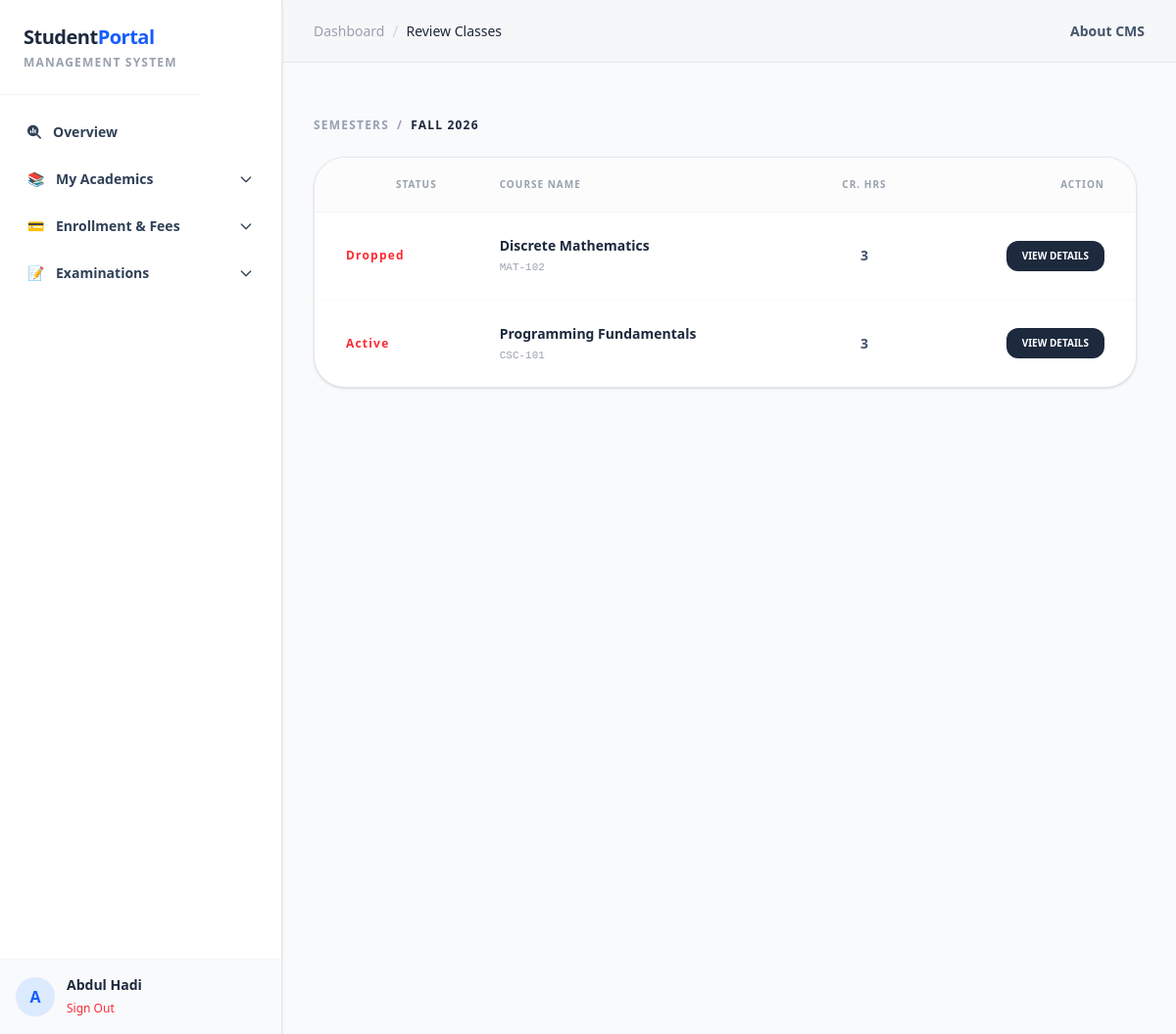
The app's page /student/dashboard/academics/review_classes/semester/1 (signed in) with its own data.
### apps/accounts/models.py (models this page shows, shortened)
class CustomUser(AbstractUser):
    phone = models.CharField(max_length=30,unique=True,null=True, blank=True)
    birth_date = models.DateField(null=True,blank=True)

### apps/academics/models.py (models this page shows, shortened)
class Semester(models.Model):
    session_choices = (
        ('Fall','Fall'),
        ('Spring','Spring')
    )
    session = models.CharField(max_length=30, choices=session_choices)
    start_date = models.DateField()
    end_date = models.DateField()
    add_course_deadline = models.DateField(null=True, blank=True)
    drop_course_deadline = models.DateField(null=True, blank=True)
    fee_payment_deadline = models.DateField(null=True, blank=True)
    voucher_validity_days = models.PositiveSmallIntegerField(default=7)
    max_credit_hours = models.PositiveSmallIntegerField(null=True, blank=True)
    is_datesheet_published = models.BooleanField(default=False)
    is_admit_card_published = models.BooleanField(default=False)
    grading_deadline = models.DateTimeField(null=True, blank=True) # deadline for grades to be locked for the semester
    @property
    def get_sem(self):
        return f"{self.session} {self.start_date.year}"

class Enrollment(models.Model):
    status_choices = (
        ('active','Active'),
        ('dropped','Dropped (Before Deadline)'),
        ('withdrawn','Withdrawn (After Deadline)'),
    )
    student = models.ForeignKey('accounts.Student',related_name='enrollments',on_delete=models.CASCADE)
    course_by_section = models.ForeignKey(CourseBySection,related_name='enrollments',on_delete=models.CASCADE)
    semester = models.ForeignKey(Semester, related_name='enrollments',on_delete=models.CASCADE)
    enrolled_at = models.DateField(auto_now_add=True)
    status = models.CharField(max_length=30, choices=status_choices, default='active')
    fee_amount = models.DecimalField(max_digits=10, decimal_places=2)
    exam_fee = models.DecimalField(max_digits=10, decimal_places=2)
    class Meta:
        constraints = [
            models.UniqueConstraint(
                fields=['student', 'course_by_section','semester'],
                condition=Q(status='active'),
                name='unique_active_enrollment'
            )
        ]

class CourseBySection(models.Model):
    course = models.ForeignKey(Course, related_name='sections',on_delete=models.CASCADE)
    section = models.ForeignKey(Section, related_name='courses', on_delete=models.CASCADE)
    course_code_by_section = models.PositiveSmallIntegerField()
    created_at = models.DateField(auto_now_add=True)
    no_of_enrolled_students = models.PositiveSmallIntegerField(default=0)
    semester = models.ForeignKey(Semester, related_name='courby_section', on_delete=models.PROTECT)
    class Meta:
        unique_together = ('course','section')

class Course(models.Model):
    COURSE_TYPE_CHOICES = (
        ('Lab','Lab'),
        ('Theory','Theory')
    )
    CATEGORY_CHOICES = [
        ('PROG', 'Programming'),
        ('MATH', 'Mathematics'),
        ('THEO', 'Theory'),
        ('SOFT', 'Software Engineering'),
        ('GEN', 'General Education'),
    ]
    name = models.CharField(max_length=55)
    credit_hours = models.PositiveSmallIntegerField()
    created_at = models.DateTimeField(auto_now_add=True)
    course_code = models.CharField(max_length=10,unique=True)
    course_type = models.CharField(max_length=10, choices=COURSE_TYPE_CHOICES, default='Theory')
    category = models.CharField(max_length=20, choices=CATEGORY_CHOICES, default='GEN')

### apps/academics/views/student_views.py (the view)
# urls.py: path('dashboard/academics/review_classes/semester/<int:semester_id>',student_course_by_semester_page_view,name='semester_details'),
@student_only
@login_required
def student_course_by_semester_page_view(request, semester_id):
    semester = get_object_or_404(Semester, id=semester_id )
    assignments = semester.assignments.filter(course_by_section__enrollments__student= request.user.student_profile).distinct()
    enrollments0 = semester.enrollments.filter(student= request.user.student_profile)
    enrollments = []
    for enrollment in enrollments0:
        for assignment in assignments:
            if enrollment.course_by_section == assignment.course_by_section:
                enrollment.__setattr__('assignment',assignment)
                enrollments.append(enrollment)
                print(enrollment.id)
    return render(request, 'temps/academics/pages/StudentDashboard/My Academics/SemesterCourses.html',{'enrollments':enrollments,'semester':semester,'assignments':assignments, 'page_name':'Review Classes'})

### apps/academics/permissions.py (called while the page is built)
def student_only(myview):
    @wraps(myview)
    def _wrapped(request, *args, **kwargs):
        if not request.user.is_authenticated:
            return redirect('accounts:login')
        if not hasattr(request.user,'student_profile'):
            return HttpResponseForbidden("Students Only")
        return myview(request, *args, **kwargs)
    return _wrapped

### apps/academics/templates/temps/academics/pages/StudentDashboard/My Academics/SemesterCourses.html (shortened to what this page needs)
{% extends 'BaseStudentDashboard.html'%}
{% block main_section %}
<div class="max-w-5xl mx-auto py-10 px-6">
    <nav class="flex mb-6 text-xs font-bold uppercase tracking-widest text-gray-400">
        <a href="" class="hover:text-slate-800">Semesters</a>
        <span class="mx-2">/</span>
        <span class="text-slate-800">{{ semester.get_sem }}</span>
    </nav>
    <div class="bg-white rounded-[2rem] border border-gray-200 shadow-sm overflow-auto max-h-screen ">
        <table class="w-full text-left border-collapse">
            <thead class="bg-gray-50/50 border-b border-gray-100">
                <tr>
                    <th class="px-8 py-5 text-[10px] font-black text-gray-400 uppercase tracking-widest text-right">Status</th>
                    <th class="px-8 py-5 text-[10px] font-black text-gray-400 uppercase tracking-widest">Course Name</th>
                    <th class="px-8 py-5 text-[10px] font-black text-gray-400 uppercase tracking-widest text-center">Cr. Hrs</th>
                    <th class="px-8 py-5 text-[10px] font-black text-gray-400 uppercase tracking-widest text-right">Action</th>
                </tr>
            </thead>
            <tbody class="divide-y divide-gray-50">
                {% for enrollment in enrollments %}
                <tr class="hover:bg-gray-50/30 transition-all">
                    <td class="px-8 py-6">
                        {% if enrollment.status == "active" %}
                        <p class="text-black text-xs font-bold tracking-widest text-red-500">Active</p>
                        {% else %}
                            <p class="text-black text-xs font-bold tracking-widest text-red-500">Dropped</p>
                        {%endif%}
                    </td>
                    <td class="px-8 py-6">
                        <div class="flex flex-col">
                            <span class="text-sm font-bold text-slate-800">{{ enrollment.course_by_section.course.name }}</span>
                            <span class="text-[11px] font-mono text-gray-400 uppercase mt-1">{{ enrollment.course_by_section.course.course_code }}</span>
                        </div>
                    </td>
                    <td class="px-8 py-6 text-center text-sm font-semibold text-slate-600">{{ enrollment.course_by_section.course.credit_hours }}</td>
                    <td class="px-8 py-6 text-right">
                        <a href="{% url 'enrolled_course_details' enrollment_id=enrollment.id %}" class="inline-flex items-center px-4 py-2 bg-slate-800 text-white text-[10px] font-black uppercase rounded-xl hover:bg-black transition-all">
                            View Details
                        </a>
                    </td>
                </tr>
                {% endfor %}
            </tbody>
        </table>
    </div>
</div>
{% endblock %}

### templates/BaseStudentDashboard.html (shortened to what this page needs)
{% extends 'base.html' %}
{% load instructor_tags %}
{% block content %}
    <div class="min-w-screen min-h-screen bg-gray-300">
        {% include 'comps/StudentDashboard/navbar.html'%}
        {% include 'comps/StudentDashboard/sidebar.html' with page_name=page_name%}
        <section class="pt-16 md:ml-70 pr-0">
            <div class="text-black bg-slate-50 shadow-xl md:p-4 py-8 h-screen max-w-fit overflow-x-auto min-w-full">
                {% block main_section %} {% endblock %}
            </div>
        </section>
    </div>
{% endblock %}

### templates/base.html (shortened to what this page needs)
{% load static %}
<!DOCTYPE html>
<html lang="en" >
<head>
    <link rel="stylesheet" href="https://cdnjs.cloudflare.com/ajax/libs/font-awesome/6.5.2/css/all.min.css">
    <script src="https://cdn.jsdelivr.net/npm/@tailwindcss/browser@4"></script>
</head>
<body>
    {% block content %}
    {% endblock %}
</body>
</html>

### templates/comps/StudentDashboard/navbar.html (shortened to what this page needs)
{% load static %}
{% block navbar %}
<nav class="flex items-center justify-between bg-white/80 backdrop-blur-md h-16 border-b border-gray-200 fixed top-0 right-0 left-0 md:left-72 z-40 px-8 transition-all">
    <div class="flex items-center space-x-2">
        <span class="text-gray-400 text-sm">Dashboard</span>
        <span class="text-gray-300">/</span>
        <span class="text-slate-800 font-medium text-sm">{{page_name}}</span>
    </div>
    <div class="flex items-center space-x-6">
        <a href="{% url 'about_cms' %}" class="text-sm font-semibold text-slate-600 hover:text-blue-600 transition-colors">About CMS</a>
    </div>
</nav>
{% endblock %}

### templates/comps/StudentDashboard/sidebar.html (shortened to what this page needs)
{% load static %}
{% block sidebar %}
<aside id='sidebar' class="hidden md:flex flex-col bg-white border-r border-gray-200 fixed top-0 left-0 h-screen w-72 shadow-sm z-100">
    <div class="flex flex-row justify-between">
        <div class="p-6 border-b border-gray-100">
            <h1 class="text-xl font-bold text-slate-800 tracking-tight">Student<span class="text-blue-600">Portal</span></h1>
            <p class="text-xs text-gray-400 uppercase tracking-widest font-semibold mt-1">Management System</p>
        </div>
    </div>
    <div class="flex-1 overflow-y-auto py-4 px-3 space-y-1">
            <a href="{% url 'student_dashboard' %}" class="submenu-toggle w-full flex items-center justify-between px-4 py-3 text-sm font-semibold text-slate-700 hover:bg-gray-50 rounded-lg transition-all group">
                <div class="flex items-center">
                    <span class="fa-solid fa-magnifying-glass-chart mr-3"></span>
                     Overview
                </div>
            </a>
        <div class="menu-group">
            <button class="submenu-toggle w-full flex items-center justify-between px-4 py-3 text-sm font-semibold text-slate-700 hover:bg-gray-50 rounded-lg transition-all group">
                <div class="flex items-center">
                    <span class="mr-3">📚</span> My Academics
                </div>
                <svg class="w-4 h-4 transform transition-transform duration-200 arrow" fill="none" stroke="currentColor" viewBox="0 0 24 24"><path stroke-linecap="round" stroke-linejoin="round" stroke-width="2" d="M19 9l-7 7-7-7"></path></svg>
            </button>
        </div>
        <div class="menu-group">
            <button class="submenu-toggle w-full flex items-center justify-between px-4 py-3 text-sm font-semibold text-slate-700 hover:bg-gray-50 rounded-lg transition-all">
                <div class="flex items-center">
                    <span class="mr-3">💳</span> Enrollment & Fees
                </div>
                <svg class="w-4 h-4 transform transition-transform duration-200 arrow" fill="none" stroke="currentColor" viewBox="0 0 24 24"><path stroke-linecap="round" stroke-linejoin="round" stroke-width="2" d="M19 9l-7 7-7-7"></path></svg>
            </button>
        </div>
        <div class="menu-group">
            <button class="submenu-toggle w-full flex items-center justify-between px-4 py-3 text-sm font-semibold text-slate-700 hover:bg-gray-50 rounded-lg transition-all">
                <div class="flex items-center">
                    <span class="mr-3">📝</span> Examinations
                </div>
                <svg class="w-4 h-4 transform transition-transform duration-200 arrow" fill="none" stroke="currentColor" viewBox="0 0 24 24"><path stroke-linecap="round" stroke-linejoin="round" stroke-width="2" d="M19 9l-7 7-7-7"></path></svg>
            </button>
        </div>
    </div>
    <div class="p-4 border-t border-gray-100 bg-gray-50">
        <div class="flex items-center">
            <div class="w-10 h-10 rounded-full bg-blue-100 flex items-center justify-center text-blue-600 font-bold">
                {{ request.user.first_name|first }}
            </div>
            <div class="ml-3">
                <p class="text-sm font-bold text-slate-800">{{ request.user.get_full_name }}</p>
                <a href="{% url 'accounts:logout' %}" class="text-xs text-red-500 hover:underline">Sign Out</a>
            </div>
        </div>
    </div>
</aside>
{% endblock %}

### records on screen
CustomUser: user.first_name|first "A", user.get_full_name "Abdul Hadi"
Semester: get_sem "FALL 2026"
Enrollment: status "Dropped", course_by_section.course.name "Discrete Mathematics", course_by_section.course.course_code "MAT-102", course_by_section.course.credit_hours "3"
Enrollment: status "Active", course_by_section.course.name "Programming Fundamentals", course_by_section.course.course_code "CSC-101", course_by_section.course.credit_hours "3"

### other values on screen
{{ page_name }} "Review Classes"
